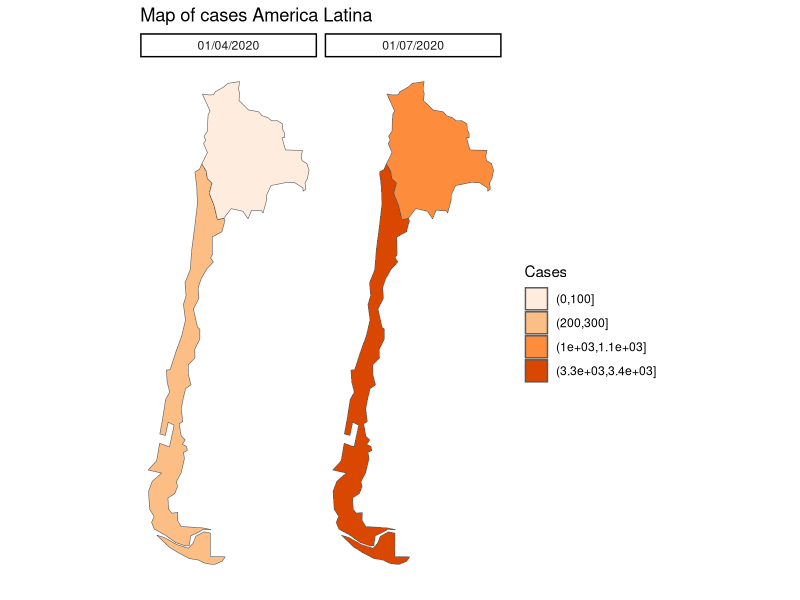

This chart was generated by the following R code:
## ---- chunk 1
library(tidyverse)
dataf <- read.csv('covid.csv')
head(dataf)
dataf %>% filter(continentExp=='America') %>% 
  distinct(countriesAndTerritories,countryterritoryCode )
## ---- chunk 2
# create  df: Bolivia and Cuba (on April, the 1st and on July, the 1st)

df_al <-  dataf %>% filter(countryterritoryCode == 'BOL' | countryterritoryCode == 'CHL' ) %>%   filter(dateRep =='01/04/2020'| dateRep =='01/07/2020' )
head(df_al)

## ---- chunk 3
library(rnaturalearth)
library(ggrepel)

# get americas map from Natural Earth
world <- ne_countries(type = 'map_units', returnclass = 'sf', continent = 'south america')%>% mutate(countryterritoryCode = adm0_a3)

## ---- chunk 4
final_map <- right_join(world, df_al, by = 'countryterritoryCode')

# discretizing death
final_map$cases <- cut(final_map$cases, seq(0, 3500, by=100))

## ---- chunk 5
#plot
ggplot(final_map)+ geom_sf(aes(fill=cases), na.rm = T)+
  facet_wrap(~ dateRep, nrow = 1)+theme_classic()+
  theme(axis.text = element_blank(), 
        axis.line = element_blank(),
        axis.ticks = element_blank())+
  labs(fill='Cases', title = 'Map of cases America Latina ')+
   scale_fill_brewer(palette = 7)
